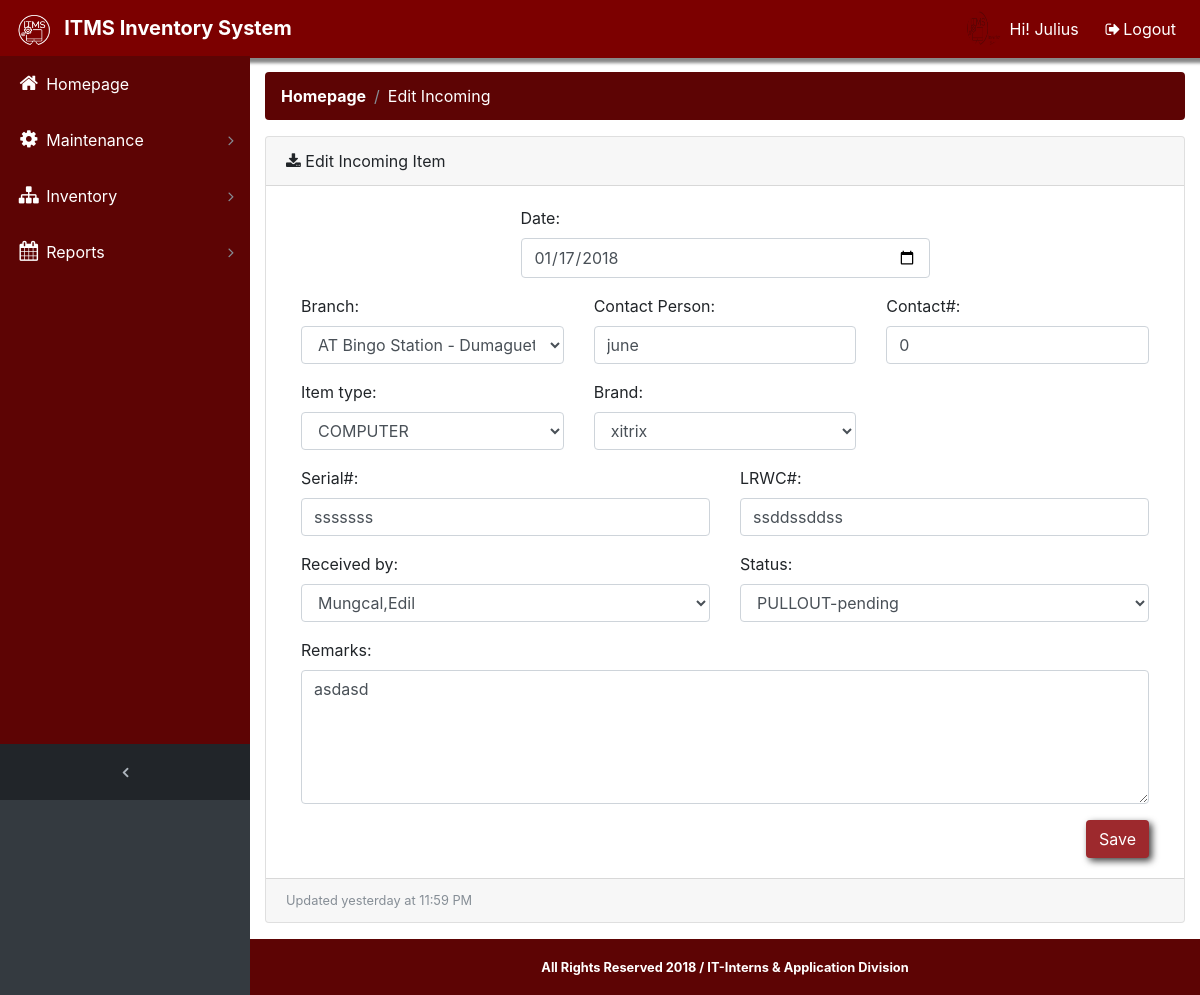
The page /edit_outgoing.php?id=3 (signed in) on the database its author committed.
### tables this page shows
CREATE TABLE IF NOT EXISTS `outgoing_tbl` (
  `id` int(11) NOT NULL AUTO_INCREMENT,
  `trans` varchar(500) NOT NULL,
  `date` date NOT NULL,
  `branch_id` int(11) NOT NULL,
  `con_person` varchar(200) NOT NULL,
  `contact` int(11) NOT NULL,
  `item_id` int(11) NOT NULL,
  `brand_id` int(11) NOT NULL,
  `serial` varchar(200) NOT NULL,
  `lrwc` varchar(200) NOT NULL,
  `receiver_id` int(11) NOT NULL,
  `status` varchar(200) NOT NULL,
  `remarks` text NOT NULL,
  `for_pullout` int(11) NOT NULL,
  PRIMARY KEY (`id`)
);

CREATE TABLE IF NOT EXISTS `branch` (
  `branch_id` int(11) NOT NULL AUTO_INCREMENT,
  `branch_name` varchar(100) NOT NULL,
  `corp_id` int(11) NOT NULL,
  `branch_add` varchar(100) NOT NULL,
  `branch_contactno` varchar(50) NOT NULL,
  PRIMARY KEY (`branch_id`),
  UNIQUE KEY `branch_id` (`branch_id`)
);

CREATE TABLE IF NOT EXISTS `items` (
  `item_id` int(11) NOT NULL AUTO_INCREMENT,
  `item_name` varchar(200) NOT NULL,
  PRIMARY KEY (`item_id`)
);

CREATE TABLE IF NOT EXISTS `brand` (
  `brand_id` int(11) NOT NULL AUTO_INCREMENT,
  `brand_name` varchar(200) NOT NULL,
  PRIMARY KEY (`brand_id`)
);

### edit_outgoing.php (the view, shortened to what this page needs)
<?php
    include_once "includes/db_con.php";
    $query = "SELECT * FROM outgoing_tbl INNER JOIN branch ON outgoing_tbl.branch_id = branch.branch_id INNER JOIN items ON outgoing_tbl.item_id = items.item_id INNER JOIN brand ON outgoing_tbl.brand_id = brand.brand_id INNER JOIN admin_user ON outgoing_tbl.receiver_id = admin_user.admin_id
    WHERE id = '".$_GET['id']."'";
    $run = mysqli_query($conn, $query);
    $row = mysqli_fetch_array($run);
        $item_id = $row['item_id'];
        $branch_id = $row['branch_id'];
        $brand_id = $row['brand_id'];
        $receiver_id = $row['admin_id'];
        $date = $row['date'];
        $branch_name = $row['branch_name'];
        $con_person = $row['con_person'];
        $contact = $row['contact'];
        $item_name = $row['item_name'];
        $brand_name = $row['brand_name'];
        $serial = $row['serial'];
        $lrwc = $row['lrwc'];
        $receiver_last = $row['lastname'];
        $receiver_first = $row['firstname'];
        $status = $row['status'];
        $remarks = $row['remarks'];
?>
<!DOCTYPE html>
<html lang="en">
<?php include"includes/head.php";?>
<body class="fixed-nav sticky-footer bg-dark" id="page-top">
  <?php include "includes/nav.php" ?>
  <div class="content-wrapper">
    <div class="container-fluid">
      <ol class="breadcrumb" style="background-color: #5d0404;">
        <li class="breadcrumb-item">
          <a href="index.php" style="color: white;"><b>Homepage</b></a>
        </li>
        <li class="breadcrumb-item active" style="color: white;">Edit Incoming</li>
      </ol>
      <div class="card mb-3">
        <div class="card-header">
          <i class="fa fa-download"></i> Edit Incoming Item</div>
        <div class="card-body">
            <div class="container">
                <form method="post" action="functions.php?pass_id=<?php echo $_GET['id']; ?>">
                    <div class="row">
                        <div class="col-md-3"></div>
                        <div class="col-md-6">
                            <div class="form-group">
                                <label for="datetime">Date:</label>
                                 <input class="form-control" name="date"  value="<?php echo $date; ?>" type="date" required>
                            </div>
                        </div>
                        <div class="col-md-3"></div>
                    </div>
                    <div class="row">
                        <div class="col-md-4">
                            <div class="form-group">
                                <label for="branch">Branch: </label>
                                <select class="form-control" name="branch_id" required>
                                    <option value="<?php echo $branch_id; ?>"><?php echo $branch_name; ?></option>
                                </select>
                            </div>
                        </div>
                        <div class="col-md-4">
                            <div class="form-group">
                              <label for="contact_person">Contact Person:</label>
                              <input class="form-control" name="con_person" value="<?php echo $con_person; ?>" type="text" required>
                            </div>
                        </div>
                        <div class="col-md-4">
                            <div class="form-group">
                              <label for="contact">Contact#:</label>
                              <input class="form-control" name="contact" value="<?php echo $contact; ?>" type="text" id="con" required>
                            </div>
                        </div>
                    </div>
                    <div class="row">
                        <div class="col-md-4">
                            <div class="form-group">
                              <label for="item">Item type:</label>
                              <select class="form-control" name="item_id" required>
                                    <option value='<?php echo $item_id; ?>'><?php echo $item_name; ?></option>
                              </select>
                            </div>
                        </div>
                        <div class="col-md-4">
                            <div class="form-group">
                              <label for="brands">Brand:</label>
                              <select class="form-control" name="brand_id" required>
                                    <option value='<?php echo $brand_id; ?>'><?php echo $brand_name; ?></option>
                              </select>
                            </div>
                        </div>
                    </div>
                    <div class="row">
                        <div class="col-md-6">
                            <div class="form-group">
                                <label for="serial#">Serial#:</label>
                                 <input class="form-control" name="serial" value="<?php echo $serial; ?>" type="text" name="date" required>
                            </div>
                            <div class="form-group">
                              <label for="receiver">Received by:</label>
                              <select class="form-control" name="receiver_id" required>
                                    <option value='<?php echo $receiver_id; ?>'><?php echo $receiver_last.','.$receiver_first; ?></option>
                              </select>
                            </div>
                        </div>
                        <div class="col-md-6">
                            <div class="form-group">
                              <label for="lrwc#">LRWC#:</label>
                              <input class="form-control" name="lrwc" value="<?php echo $lrwc; ?>" type="text" required>
                            </div>
                            <div class="form-group">
                              <label for="status">Status:</label>
                              <select class="form-control" name="status" required>
                                    <option value='<?php echo $status; ?>'><?php echo $status; ?></option>
                              </select>
                            </div>
                        </div>
                    </div>
                    <div class="form-group">
                        <label for="remarkes">Remarks:</label>
                        <textarea class="form-control" rows="5" name="remarks" value="<?php echo $remarks; ?>" required><?php echo $remarks; ?></textarea>
                    </div>
                    <input type="submit" value="Save" name="edit_outgoing" class="btn btn-pogi btn-md" style="float:right;">
                </form>
            </div>
        </div>
        <div class="card-footer small text-muted">Updated yesterday at 11:59 PM</div>
      </div>
    </div>
    <?php include "includes/footer.php" ?>
  </div>
</body>
</html>

### includes/nav.php (shortened to what this page needs)
  <?php
        $query = "SELECT * FROM admin_user WHERE admin_id = '".$_SESSION['id']."'";
        $run = mysqli_query($conn, $query);
        $row = mysqli_fetch_array($run);
            $image = $row['img'];
            $firstname = $row['firstname'];
    ?>
<nav class="navbar navbar-expand-lg navbar-dark fixed-top" style="background-color: #7c0000; box-shadow: 3px 5px 3px #888888;" id="mainNav" >
    <a class="navbar-brand" href="index.php"><img src="images/Logomakr_2Op3Y0.png" height="30" width="37">&nbsp; <b> ITMS Inventory System</b></a>
    <div class="collapse navbar-collapse" id="navbarResponsive">
      <ul class="navbar-nav navbar-sidenav" id="exampleAccordion" style="background-color: #5d0404;">
        <li class="nav-item" data-toggle="tooltip" data-placement="right" title="Dashboard">
          <a class="nav-link" href="index.php">
            <i class="fa fa-fw fa-home" style="font-size:20px;color:white;"></i>
            <span class="nav-link-text" style="color: white;">Homepage</span>
          </a>
        </li>
        <li class="nav-item" data-toggle="tooltip" data-placement="right" title="Maintenance">
          <a class="nav-link nav-link-collapse collapsed" data-toggle="collapse" href="#collapseComponents" data-parent="#exampleAccordion">
            <i class="fa fa-fw fa-cog" style="font-size:20px;color:white;"></i>
            <span class="nav-link-text" style="color: white;">Maintenance</span>
          </a>
        </li>
       <li class="nav-item" data-toggle="tooltip" data-placement="right" title="Menu Levels">
          <a class="nav-link nav-link-collapse collapsed" data-toggle="collapse" href="#collapseMulti" data-parent="#exampleAccordion">
            <i class="fa fa-fw fa-sitemap" style="font-size:20px;color:white;"></i>
            <span class="nav-link-text" style="color: white;">Inventory</span>
          </a>
        </li>
        <li class="nav-item" data-toggle="tooltip" data-placement="right" title="Menu Levels">
           <a class="nav-link nav-link-collapse collapsed" data-toggle="collapse" href="#collapseComponents2" data-parent="#exampleAccordion">
                <i class="fa fa-fw fa-calendar" style="font-size:20px;color:white;"></i>
                <span class="nav-link-text" style="color: white;">Reports</span>
          </a>
        </li>
      </ul>
      <ul class="navbar-nav sidenav-toggler">
        <li class="nav-item">
          <a class="nav-link text-center" id="sidenavToggler">
            <i class="fa fa-fw fa-angle-left"></i>
          </a>
        </li>
      </ul>
      <ul class="navbar-nav ml-auto">
        <li class="nav-item">
          <form class="form-inline my-2 my-lg-0 mr-lg-2">
            <div class="form-group">
              <img class="rounded-circle" data-toggle="modal" data-target="#frofile" src="images/<?php echo $image ?>" style="height:35px; width:35px;">
              <span>
                  <a class="nav-link" data-toggle="modal" data-target="#profile" style="color: white;">Hi! <?php echo $firstname; ?></a>
              </span>
            </div>
          </form>
        </li>
        <li class="nav-item">
          <a class="nav-link" data-toggle="modal" data-target="#exampleModal" style="color: white;">
            <i class="fa fa-fw fa-sign-out"></i>Logout</a>
        </li>
      </ul>
    </div>
  </nav>

### css/sb-admin.css (style rules this page uses)
html { position: relative; min-height: 100%; }
body { overflow-x: hidden; }
body.sticky-footer { margin-bottom: 56px; }
body.sticky-footer .content-wrapper { min-height: calc(100vh - 56px - 56px); }
body.fixed-nav { padding-top: 56px; }
.content-wrapper { min-height: calc(100vh - 56px); padding-top: 1rem; }
#mainNav .navbar-collapse { overflow: auto; max-height: 75vh; }
#mainNav .navbar-collapse .navbar-nav .nav-item .nav-link { cursor: pointer; }
#mainNav .navbar-collapse .navbar-sidenav .nav-link-collapse:after { float: right; content: '\f107'; font-family: 'FontAwesome'; }
#mainNav .navbar-collapse .navbar-sidenav .nav-link-collapse.collapsed:after { content: '\f105'; }
#mainNav .navbar-collapse .sidenav-toggler { display: none; }
@media (min-width: 992px) { #mainNav .navbar-brand { width: 250px; } }
@media (min-width: 992px) { #mainNav .navbar-collapse { overflow: visible; max-height: none; } }
@media (min-width: 992px) { #mainNav .navbar-collapse .navbar-sidenav { position: absolute; top: 0; left: 0; overflow-x: hidden; overflow-y: auto; -webkit-flex-direction: column; -ms-flex-direction: column; flex-direction: column; margin-top: 56px; } }
@media (min-width: 992px) { #mainNav .navbar-collapse .navbar-sidenav > .nav-item { width: 250px; padding: 0; } }
@media (min-width: 992px) { #mainNav .navbar-collapse .navbar-sidenav > .nav-item > .nav-link { padding: 1em; } }
#mainNav.fixed-top .sidenav-toggler { display: none; }
@media (min-width: 992px) { #mainNav.fixed-top .navbar-sidenav { height: calc(100vh - 112px); } }
@media (min-width: 992px) { #mainNav.fixed-top .sidenav-toggler { position: absolute; top: 0; left: 0; display: flex; overflow-x: hidden; overflow-y: auto; -webkit-flex-direction: column; -ms-flex-direction: column; flex-direction: column; margin-top: calc(100vh - 56px); } }
@media (min-width: 992px) { #mainNav.fixed-top .sidenav-toggler > .nav-item { width: 250px; padding: 0; } }
@media (min-width: 992px) { #mainNav.fixed-top .sidenav-toggler > .nav-item > .nav-link { padding: 1em; } }
#mainNav.fixed-top.navbar-dark .sidenav-toggler { background-color: #212529; }
#mainNav.fixed-top.navbar-dark .sidenav-toggler a i { color: #adb5bd; }
.content-wrapper { overflow-x: hidden; background: white; }
@media (min-width: 992px) { .content-wrapper { margin-left: 250px; } }
#sidenavToggler i { font-weight: 800; }
#mainNav.navbar-dark .navbar-collapse .navbar-sidenav .nav-link-collapse:after { color: #868e96; }
#mainNav.navbar-dark .navbar-collapse .navbar-sidenav > .nav-item > .nav-link { color: #868e96; }
@media (min-width: 992px) { #mainNav.navbar-dark .navbar-collapse .navbar-sidenav { background: #343a40; } }

### css/button.css (style rules this page uses)
.btn-pogi { color: #FFFFFF; background-color: #9D292D; -webkit-box-shadow: 3px 3px 7px 0px rgba(0,0,0,0.75); -moz-box-shadow: 3px 3px 7px 0px rgba(0,0,0,0.75); box-shadow: 3px 3px 7px 0px rgba(0,0,0,0.75); }

### rows shown on the page
outgoing_tbl: date "01/17/2018", branch_id "AT Bingo Station - Dumaguete", con_person "june", contact "0", item_id "COMPUTER", brand_id "xitrix", serial "sssssss", receiver_id "Mungcal,Edil", lrwc "ssddssddss", status "PULLOUT-pending", remarks "asdasd"

### other values the page prints
$firstname "Julius"
